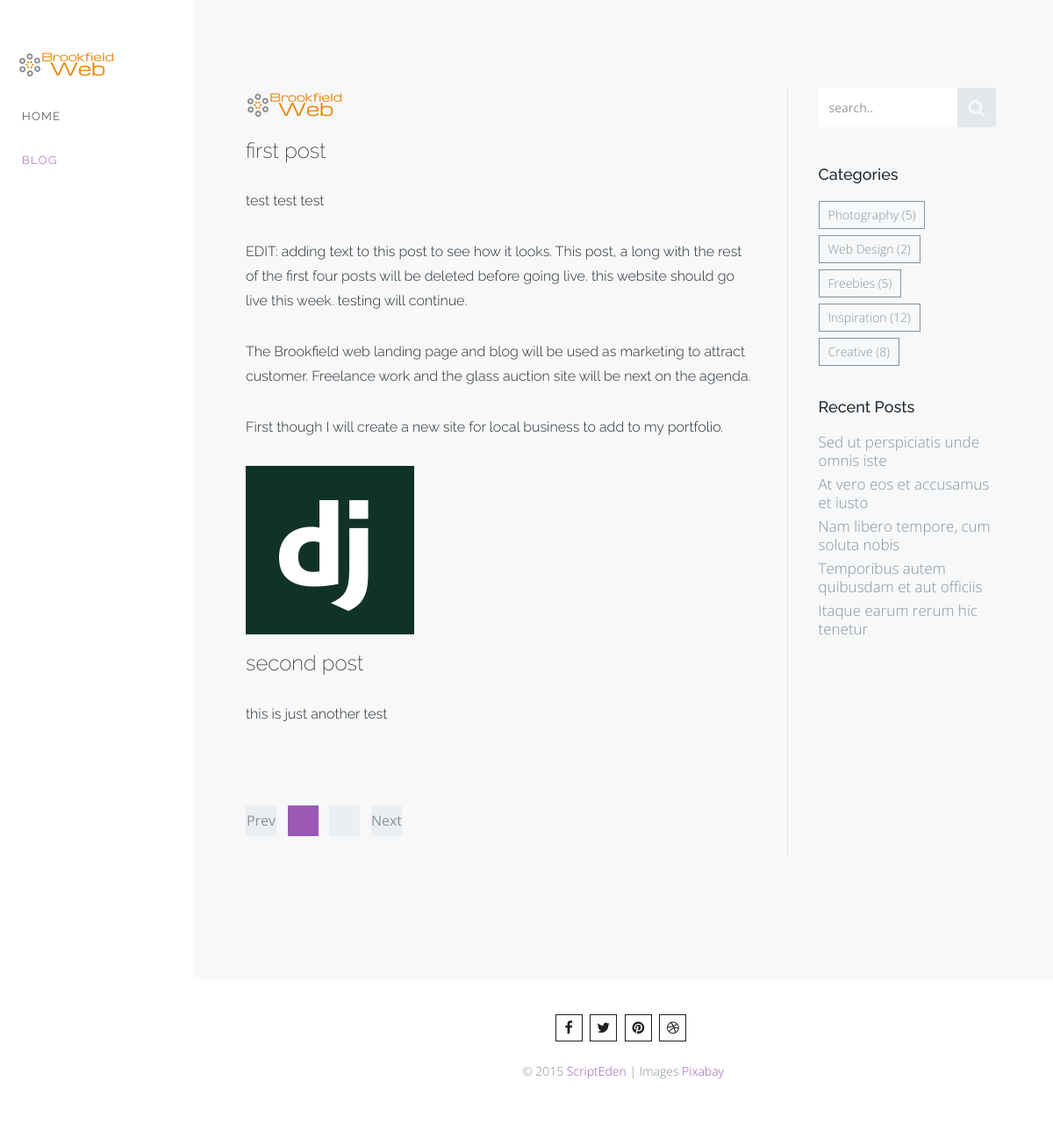
Screenshot of /blog/ with the database file from the repository.
### blog/models.py (models this page shows, shortened)
class Post(models.Model):
    title = models.CharField(max_length=140)
    blog_image = models.ImageField(null=True, upload_to="blog/media")
    body = models.TextField()
    date = models.DateTimeField()

### blog/views.py (the view)
class BlogPosts(ListView):
    model = Post
    paginate_by = 2

### blog/templates/blog/blog.html (shortened to what this page needs)
{%load static%}
<head>
    <link href='{% static "brookfieldweb/css/bootstrap.min.css" %}' rel="stylesheet">
    <link href='{% static "brookfieldweb/css/lib/font-awesome.css" %}' rel="stylesheet">
    <link href='{% static "brookfieldweb/css/lib/nivo-lightbox.css" %}' rel="stylesheet">
    <link href='{% static "brookfieldweb/css/lib/nivo-themes/default/default.css" %}' rel="stylesheet">
    <link href='{% static "brookfieldweb/css/style.css" %}' rel="stylesheet">
    <link href='{% static "brookfieldweb/css/scheme/purple.css" %}' rel="stylesheet">
</head>
<body data-spy="scroll">
    <div id="main-wrapper">
        <div id="menu">
            <nav class="navbar navbar-default" role="navigation">
                <div class="navbar-header">
                    <a class="navbar-brand" href="">
                        <img src='{% static "brookfieldweb/images/rsz_bw_logo.png" %}' alt="logo">
                    </a>
                </div>
                <div class="collapse navbar-collapse" id="bs-navbar-collapse">
                    <ul class="nav navbar-nav">
                        <li><a href="/">Home</a></li>
                        <li class="active"><a href="/blog">Blog</a></li>
                    </ul>
                </div>
            </nav>
        </div>
        <div id="container">
            <section id="blog" class="blog">
                <div class="row">
                    <div class="col-md-9">
                        <div id="primary" class="row">
                            <div class="col-md-12">
                                {% block content %}
                                    {% for post in object_list %}
                                        <img src="{{ post.blog_image.url }}">
                                        <h3>{{ post.title }}</h3>
                                        <h5>{{ post.body|linebreaks }}</h5>
                                    {% endfor %}
                                {% endblock %}
                            </div>
                            {% if is_paginated %}
                            <div class="col-md-12">
                                <nav>
                                    <ul class="pagination">
                                        {% if page_obj.has_previous %}
                                        <li>
                                            <a href="?page={{ page_obj.previous_page_number }}">
                                                <span>Prev</span>
                                            </a>
                                        </li>
                                        {% else %}
                                        <li class="disabled">
                                            <a href="#">
                                                <span>Prev</span>
                                            </a>
                                        </li>
                                        {% endif %}
                                        {% for page in paginator.page_range %}
                                        <li {% if page == page_obj.number %}class="active"{% endif %}>
                                            <a href="?page={{ page }}"></a>
                                        </li>
                                        {% endfor %}
                                        {% if page_obj.has_next %}
                                        <li>
                                            <a href="?page={{ page_obj.next_page_number }}">
                                                <span>Next</span>
                                            </a>
                                        </li>
                                        {% else %}
                                        <li {% if not page_obj.has_next %}class="disabled"{% endif %}>
                                            <a href="#">
                                                <span>Next</span>
                                            </a>
                                        </li>
                                        {% endif %}
                                    </ul>
                                </nav>
                            {% endif %}
                            </div>
                        </div>
                    </div>
                    <div class="col-md-3 sidebar">
                        <div class="row widget">
                            <div class="col-md-12">
                                <form class="search-widget">
                                    <div class="input-group">
                                        <input type="text" class="form-control" placeholder="search..">
                                        <span class="input-group-btn">
                                            <button class="btn btn-default" type="button"><i class="fa fa-search"></i>
                                            </button>
                                        </span>
                                    </div>
                                </form>
                            </div>
                        </div>
                        <div class="row widget">
                            <div class="col-md-12">
                                <div class="categories-widget">
                                    <h3 class="widget-title">
                                        Categories
                                    </h3>
                                    <ul>
                                        <li>
                                            <a href="javascript:;">Photography</a> (5)
                                        </li>
                                        <li>
                                            <a href="javascript:;">Web Design</a> (2)
                                        </li>
                                        <li>
                                            <a href="javascript:;">Freebies</a> (5)
                                        </li>
                                        <li>
                                            <a href="javascript:;">Inspiration</a> (12)
                                        </li>
                                        <li>
                                            <a href="javascript:;">Creative</a> (8)
                                        </li>
                                    </ul>
                                </div>
                            </div>
                        </div>
                        <div class="row widget">
                            <div class="col-md-12">
                                <div class="recent-post-widget">
                                    <h3 class="widget-title">
                                        Recent Posts
                                    </h3>
                                    <ul>
                                        <li>
                                            <a href="javascript:;">Sed ut perspiciatis unde omnis iste</a>
                                        </li>
                                        <li>
                                            <a href="javascript:;">At vero eos et accusamus et iusto</a>
                                        </li>
                                        <li>
                                            <a href="javascript:;">Nam libero tempore, cum soluta nobis</a>
                                        </li>
                                        <li>
                                            <a href="javascript:;">Temporibus autem quibusdam et aut officiis</a>
                                        </li>
                                        <li>
                                            <a href="javascript:;">Itaque earum rerum hic tenetur</a>
                                        </li>
                                    </ul>
                                </div>
                            </div>
                        </div>
                    </div>
                </div>
            </section>
            <footer>
                <div class="row">
                    <div class="col-md-12">
                        <div class="social">
                            <a href="javascript:;"><i class="fa fa-facebook"></i></a>
                            <a href="javascript:;"><i class="fa fa-twitter"></i></a>
                            <a href="javascript:;"><i class="fa fa-pinterest"></i></a>
                            <a href="javascript:;"><i class="fa fa-dribbble"></i></a>
                        </div>
                        <p>
                            © 2015 <a href="http://scripteden.com/">ScriptEden</a> | Images <a href="https://pixabay.com/">Pixabay</a>
                        </p>
                    </div>
                </div>
            </footer>
        </div>
    </div>
</body>
</html>

### brookfieldweb/static/brookfieldweb/css/scheme/purple.css (style rules this page uses)
a { color:#9B59B6; }
#menu .navbar-default .navbar-nav>.active>a, .navbar-default .navbar-nav>.active>a:hover, .navbar-default .navbar-nav>.active>a:focus { color:#9B59B6; }
#primary .pagination li.active a { background:#9B59B6; }
form .form-control,form textarea { border-left:1px solid #9B59B6; }
.pagination li.active a { background:#9B59B6; }

### rows the page displays
Post: blog_image (picture), title "first post", body "test test test EDIT: adding text to this post to see how it looks. This post, a long with the rest of the first four posts will be deleted before going live. this website should go live this week. testing will continue. The Brookfield web landing page and blog will be used as marketing to attract customer. Freelance work and the glass auction site will be next on the agenda. First though I will create a new site for local business to add to my portfolio."
Post: blog_image (picture), title "second post", body "this is just another test"
